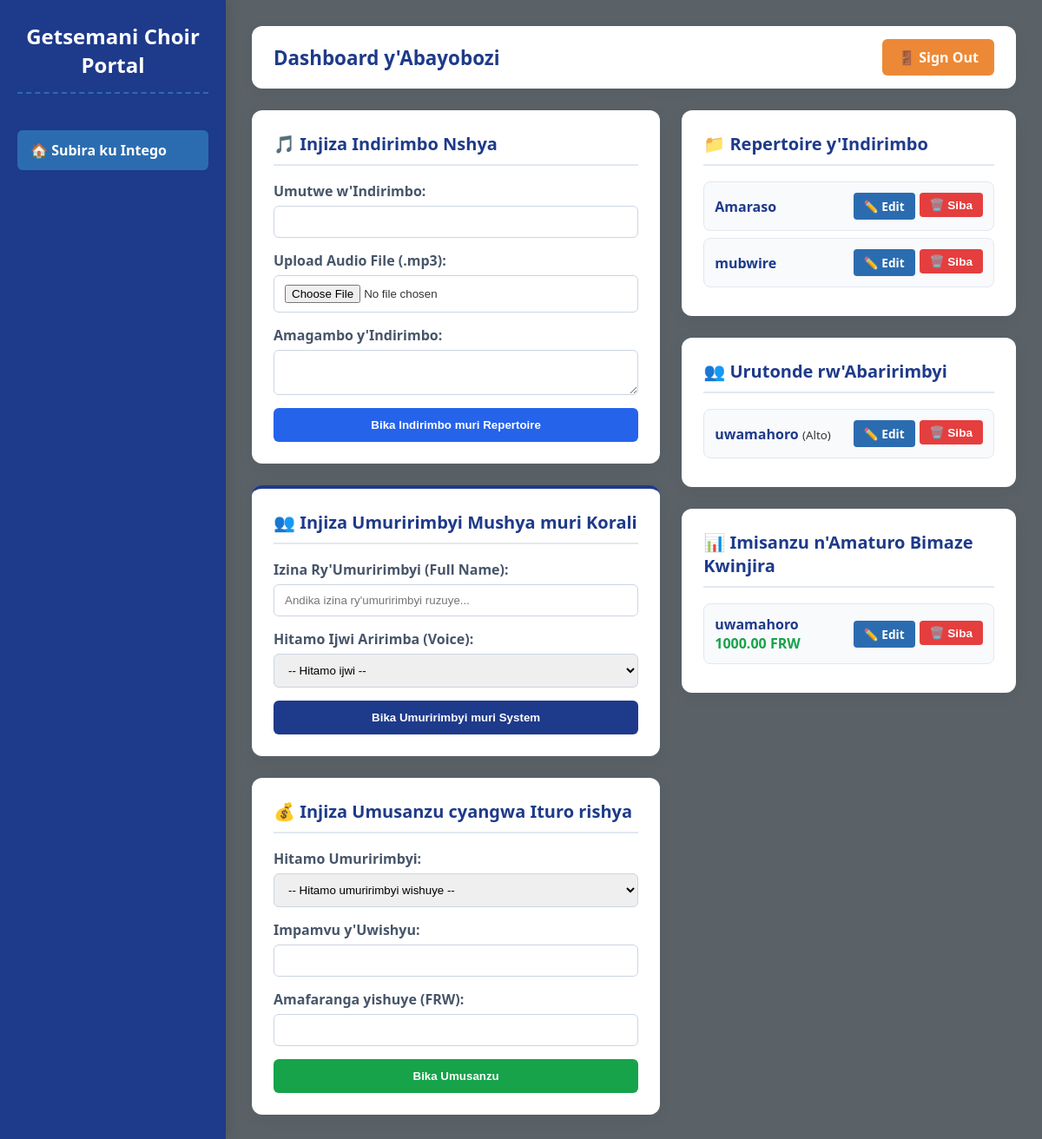
The page /panel/ (signed in) on the database its author committed.
### choir_app/models.py (models this page shows, shortened)
class Song(models.Model):
    title = models.CharField(max_length=200)
    lyrics = models.TextField()
    audio_file = models.FileField(upload_to='choir_audios/', blank=True, null=True)

class Member(models.Model):
    VOICE_CHOICES = [
        ('Soprano', 'Soprano'),
        ('Alto', 'Alto'),
        ('Tenor', 'Tenor'),
        ('Bass', 'Bass'),
    ]
    name = models.CharField(max_length=200)
    voice = models.CharField(max_length=50, choices=VOICE_CHOICES)

class Contribution(models.Model):
    member = models.ForeignKey(Member, on_delete=models.CASCADE)
    purpose = models.CharField(max_length=200)
    amount = models.DecimalField(max_digits=10, decimal_places=2)
    date_paid = models.DateField(auto_now_add=True)

### choir_app/views.py (the view, shortened to what this page needs)
# urls.py: path('panel/', views.dashboard, name='dashboard'),
@login_required(login_url='/login/')
def dashboard(request):
    if request.user.username != 'admin_getsemani' and not request.user.is_superuser:
        logout(request) # Guhita asohorwa muli system mfuruka y'imbere (Strict Terminate)
        messages.error(request, "Ntabwo mufite uburenganzira bw'Ubuyobozi bwo kureba iyi Panel!")
        return redirect('login')
    members = Member.objects.all()
    songs = Song.objects.all()
    contributions = Contribution.objects.all()
    member_form = MemberForm(request.POST or None)
    contribution_form = ContributionForm(request.POST or None)
    if request.method == 'POST' and 'add_song' in request.POST:
        song_form = SongForm(request.POST, request.FILES)
        if song_form.is_valid():
            song_form.save()
            messages.success(request, "Indirimbo nshya yamaze kwinjira muli Repertoire!")
            return redirect('/panel/')
    else:
        song_form = SongForm()
    context = {
        'members': members,
        'songs': songs,
        'contributions': contributions,
        'member_form': member_form,
        'contribution_form': contribution_form,
        'song_form': song_form,
    }
    return render(request, 'choir_app/dashboard_new.html', context)

### choir_app/forms.py
class MemberForm(forms.ModelForm):
    class Meta:
        model = Member
        fields = ['name', 'voice']

class ContributionForm(forms.ModelForm):
    class Meta:
        model = Contribution
        fields = ['member', 'purpose', 'amount']

### choir_app/templates/choir_app/dashboard_new.html (shortened to what this page needs)
<!DOCTYPE html>
<html lang="en">
<head>
</head>
<body>
    <div class="sidebar-panel">
        <div class="sidebar-menu">
            <div class="sidebar-title">Getsemani Choir Portal</div>
            <a href="{% url 'index' %}" class="menu-btn">🏠 Subira ku Intego</a>
        </div>
    </div>
    <div class="main-workspace">
        <div class="workspace-header">
            <h2>Dashboard y'Abayobozi</h2>
            <a href="{% url 'logout' %}" class="btn-logout">🚪 Sign Out</a>
        </div>
        <div class="grid-layout">
            <div class="left-forms-column">
                <div class="content-card">
                    <h3>🎵 Injiza Indirimbo Nshya</h3>
                    <form method="POST" enctype="multipart/form-data" class="app-form">
                        <div class="form-row">
                            <label>Umutwe w'Indirimbo:</label>
                            <input type="text" name="title" required>
                        </div>
                        <div class="form-row">
                            <label>Upload Audio File (.mp3):</label>
                            <input type="file" name="audio_file">
                        </div>
                        <div class="form-row">
                            <label>Amagambo y'Indirimbo:</label>
                            <textarea name="lyrics"></textarea>
                        </div>
                        <button type="submit" class="btn-submit-blue">Bika Indirimbo muri Repertoire</button>
                    </form>
                </div>
                     <div class="content-card" style="border-top: 4px solid #1e3a8a;">
                        <h3>👥 Injiza Umuririmbyi Mushya muri Korali</h3>
                        <form method="POST" class="app-form">
                            <div class="form-row">
                                <label>Izina Ry'Umuririmbyi (Full Name):</label>
                                <input type="text" name="name" required placeholder="Andika izina ry'umuririmbyi ruzuye...">
                            </div>
                            <div class="form-row">
                                <label>Hitamo Ijwi Aririmba (Voice):</label>
                                <select name="voice" required>
                                    <option value="" disabled selected>-- Hitamo ijwi --</option>
                                </select>
                            </div>
                            <button type="submit" class="btn-submit-blue" style="background: #1e3a8a;">Bika Umuririmbyi muri System</button>
                        </form>
                    </div>
                <div class="content-card">
                    <h3>💰 Injiza Umusanzu cyangwa Ituro rishya</h3>
                    <form method="POST" class="app-form">
                        <div class="form-row">
                            <label>Hitamo Umuririmbyi:</label>
                            <select name="member" required>
                                <option value="" disabled selected>-- Hitamo umuririmbyi wishuye --</option>
                            </select>
                        </div>
                        <div class="form-row">
                            <label>Impamvu y'Uwishyu:</label>
                            <input type="text" name="purpose" required>
                        </div>
                        <div class="form-row">
                            <label>Amafaranga yishuye (FRW):</label>
                            <input type="number" name="amount" required>
                        </div>
                        <button type="submit" class="btn-submit-green">Bika Umusanzu</button>
                    </form>
                </div>
            </div>
            <div class="right-tables-column">
                <div class="content-card">
                    <h3>📁 Repertoire y'Indirimbo</h3>
                    {% for song in songs %}
                        <div class="data-item-row">
                            <div>
                                <strong style="color:#1e3a8a;">{{ song.title }}</strong>
                            </div>
                            <div style="display:flex; gap:5px;">
                                <a href="{% url 'edit_song' song.id %}" class="btn-action-edit">✏️ Edit</a>
                                <form action="{% url 'delete_song' song.id %}" method="POST" style="margin:0;">
                                    <button type="submit" class="btn-action-delete">🗑️ Siba</button>
                                </form>
                            </div>
                        </div>
                    {% endfor %}
                </div>
                <div class="content-card">
                    <h3>👥 Urutonde rw'Abaririmbyi</h3>
                    {% for member in members %}
                        <div class="data-item-row">
                            <div>
                                <strong style="color:#1e3a8a;">{{ member.name }}</strong> <small>({{ member.voice }})</small>
                            </div>
                            <div style="display:flex; gap:5px;">
                                <a href="{% url 'edit_member' member.id %}" class="btn-action-edit">✏️ Edit</a>
                                <form action="{% url 'delete_member' member.id %}" method="POST" style="margin:0;">
                                    <button type="submit" class="btn-action-delete">🗑️ Siba</button>
                                </form>
                            </div>
                        </div>
                    {% endfor %}
                </div>
                <div class="content-card">
                    <h3>📊 Imisanzu n'Amaturo Bimaze Kwinjira</h3>
                    {% for contribution in contributions %}
                        <div class="data-item-row">
                            <div>
                                <strong style="color:#1e3a8a;">{{ contribution.member.name }}</strong>
                                <br><span style="color:#16a34a; font-weight:bold;">{{ contribution.amount }} FRW</span>
                            </div>
                            <div style="display:flex; gap:5px;">
                                <a href="{% url 'edit_contribution' contribution.id %}" class="btn-action-edit">✏️ Edit</a>
                                <form action="{% url 'delete_contribution' contribution.id %}" method="POST" style="margin:0;">
                                    <button type="submit" class="btn-action-delete">🗑️ Siba</button>
                                </form>
                            </div>
                        </div>
                    {% endfor %}
                </div>
            </div>
        </div>
    </div>
</body>
</html>

### choir_app/templates/choir_app/dashboard_new.html (style rules this page uses)
* { box-sizing: border-box; }
body { font-family: 'Segoe UI', sans-serif; margin: 0; background: #5a6268; color: #333; display: flex; min-height: 100vh; }
.sidebar-panel { width: 260px; background: #1e3a8a; color: white; padding: 25px 20px; display: flex; flex-direction: column; justify-content: space-between; box-shadow: 4px 0 15px rgba(0,0,0,0.1); }
.sidebar-title { font-size: 1.5em; font-weight: bold; border-bottom: 2px dashed #2b6cb0; padding-bottom: 15px; margin-bottom: 30px; text-align: center; }
.sidebar-menu { display: flex; flex-direction: column; gap: 12px; flex: 1; }
.menu-btn { background: #2b6cb0; color: white; text-decoration: none; padding: 12px 15px; border-radius: 6px; font-weight: bold; display: flex; align-items: center; gap: 10px; transition: 0.2s; }
.main-workspace { flex: 1; padding: 30px; display: flex; flex-direction: column; gap: 25px; max-height: 100vh; overflow-y: auto; }
.workspace-header { background: white; padding: 15px 25px; border-radius: 12px; display: flex; justify-content: space-between; align-items: center; box-shadow: 0 4px 15px rgba(0,0,0,0.05); }
.workspace-header h2 { margin: 0; color: #1e3a8a; font-size: 1.4em; }
.btn-logout { background: #ed8936; color: white; text-decoration: none; padding: 10px 18px; border-radius: 6px; font-weight: bold; display: inline-block; }
.grid-layout { display: grid; grid-template-columns: 1.1fr 0.9fr; gap: 25px; align-items: start; }
.left-forms-column { display: flex; flex-direction: column; gap: 25px; }
.right-tables-column { display: flex; flex-direction: column; gap: 25px; }
.content-card { background: white; padding: 25px; border-radius: 12px; box-shadow: 0 4px 20px rgba(0,0,0,0.05); }
.content-card h3 { margin-top: 0; margin-bottom: 18px; color: #1e3a8a; font-size: 1.25em; border-bottom: 2px solid #e2e8f0; padding-bottom: 10px; }
.app-form { display: flex; flex-direction: column; gap: 15px; }
.form-row { display: flex; flex-direction: column; gap: 6px; }
.form-row label { font-weight: 600; color: #475569; }
.form-row input, .form-row select, .form-row textarea { padding: 10px 12px; border: 1px solid #cbd5e1; border-radius: 6px; width: 100%; outline: none; }
.btn-submit-blue { background: #2563eb; color: white; border: none; padding: 12px; border-radius: 6px; font-weight: bold; cursor: pointer; width: 100%; }
.btn-submit-green { background: #16a34a; color: white; border: none; padding: 12px; border-radius: 6px; font-weight: bold; cursor: pointer; width: 100%; }
.data-item-row { display: flex; justify-content: space-between; align-items: center; padding: 12px; background: #f8fafc; border: 1px solid #e2e8f0; border-radius: 8px; margin-bottom: 8px; }
.btn-action-edit { background: #2b6cb0; color: white; text-decoration: none; padding: 6px 12px; border-radius: 4px; font-size: 0.85em; font-weight: bold; }
.btn-action-delete { background: #e53e3e; color: white; border: none; padding: 6px 12px; border-radius: 4px; font-size: 0.85em; font-weight: bold; cursor: pointer; }

### rows shown on the page
Song: title "Amaraso"
Song: title "mubwire"
Member: name "uwamahoro", voice "Alto"
Contribution: member.name "uwamahoro", amount "1000.00"
